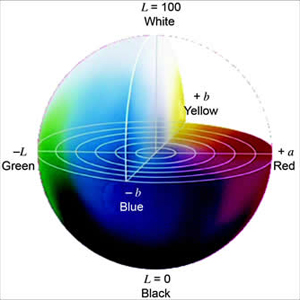
#> input picture cielab.jpeg, 300 x 300 px
$ python imc.py cielab.jpeg cielab.jpeg
#> lines starting #> are read from the running program, lines starting #| are printed output that depends on the picture; after the words box and inside, x2 and y2 are one past the last pixel; in counts of white or black regions, pixels touching at a corner belong together
import sys

import numpy as np
import cv2


def main (orig,colloc):


#> called with orig = 'cielab.jpeg', colloc = 'cielab.jpeg'
  orig = cv2.imread(orig,1)
#> orig is the input picture: shape (300, 300, 3); mean B, G, R 197.9, 185.7, 178.8
  #orig = cv2.cvtColor(orig, cv2.COLOR_BGR2GRAY)
  height,width = orig.shape[:2]
#> height = 300; width = 300

  col = cv2.imread(colloc,1)
  col=cv2.resize(col,(width,height),interpolation=cv2.INTER_CUBIC)
  cv2.imwrite('messigray3.png',orig)
  print(colloc)
  res=cv2.pyrMeanShiftFiltering(orig,20,45,3)
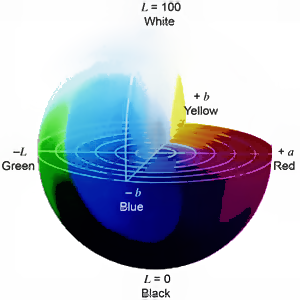
#> res: shape (300, 300, 3); mean B, G, R 199.2, 186.1, 179.1
  res=cv2.cvtColor(res, cv2.COLOR_BGR2GRAY)
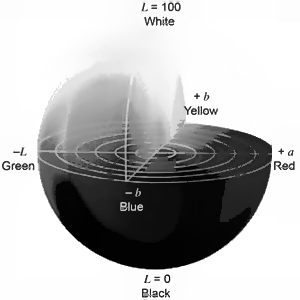
#> res: shape (300, 300); min 1, max 255, mean 185.6


  cv2.imwrite('messigray.png',res)
  sects=list_seg_regs(res,col,orig)
  cv2.imwrite('messigray2.png',sects)


def alterImage(mask,image,out,confidence):

  m=mask[0].astype(np.uint8)
  avg=cv2.mean(image,m)
  mask=getSelection(mask[0],confidence)
  avg=avg[:-1]
  out[mask>0]=avg


def getSelection(mask,confidenc):
  m=np.array(mask, copy=True)
  confidence=np.array(confidenc,copy=True)

  confidence[m == 0] = float('NaN')
#  v=np.nanpercentile(confidence,0.1)
#  confidence=np.nan_to_num(confidence)

#  m[confidence>v]=0
  return m


def getConfidence(orig,target):
  #print(orig)
  go=cv2.cvtColor(orig, cv2.COLOR_BGR2GRAY)
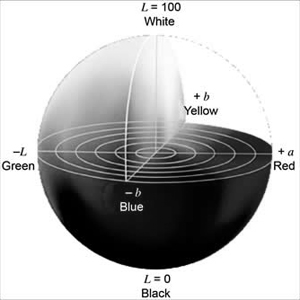
#> go: shape (300, 300); min 0, max 255, mean 185
  gt=cv2.cvtColor(target, cv2.COLOR_BGR2GRAY)
  confidence=np.absolute(go-gt)
#> confidence: shape (300, 300); every value is 0
  cv2.imwrite('confidence.png',confidence)
  return confidence


def list_seg_regs(a,colimage,orig):
    height,width = orig.shape[:2]
    result=orig
    confidence=255-getConfidence(orig,colimage).astype(float)
#> confidence: shape (300, 300) float64; every value is 255
    for i in np.unique(a):
        print(i)
        ret, l = cv2.connectedComponents((a==i).astype(np.uint8))
        for j in range(1,ret):
            out = []
            out.append((l==j).astype(int)) #skip .astype(int) for bool
            alterImage(out,colimage,result,confidence)
#> this loop made 255 passes
#> ret on passes 1 to 3: 11, 17, 11
#| 1
#| 2
#| 3
#| 4
#| 5
#| 6
#| 7
#| 8
#> (further printed lines are left out)
#> pass 1, in list_seg_regs, `ret, l = cv2.connectedComponents((a==i).astype(np.uint8))`:
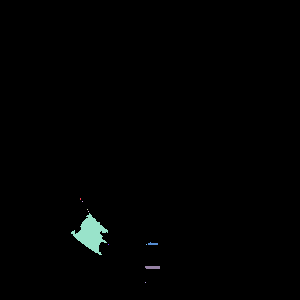
#> l: shape (300, 300) int32; 11 distinct labels, from 0 to 10; one colour per label, 0 black
#> pass 1, in getSelection, `m=np.array(mask, copy=True)`:
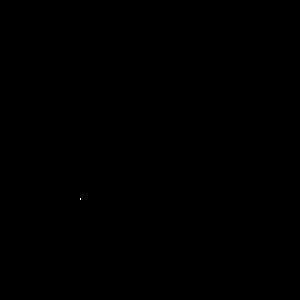
#> m: shape (300, 300) int64; values 0 (black) and 1 (white), 0% white in thin lines or dots, all inside (x1, y1, x2, y2) = (80, 198, 81, 200)
    return result


main(sys.argv[1],sys.argv[2])
#> in main, `sects=list_seg_regs(res,col,orig)`:
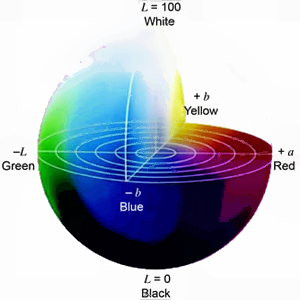
#> sects: shape (300, 300, 3); mean B, G, R 197.5, 185.3, 178.3
